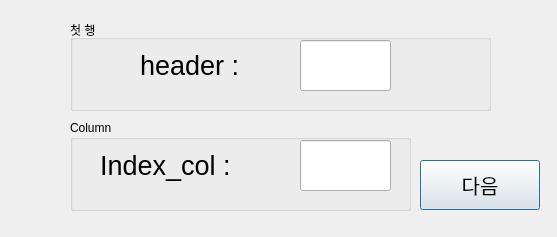
<?xml version="1.0" encoding="UTF-8"?>
<ui version="4.0">
 <class>Dialog</class>
 <widget class="QDialog" name="Dialog">
  <property name="geometry">
   <rect>
    <x>0</x>
    <y>0</y>
    <width>557</width>
    <height>237</height>
   </rect>
  </property>
  <property name="windowTitle">
   <string>행, 열 선택</string>
  </property>
  <widget class="QGroupBox" name="groupBox">
   <property name="geometry">
    <rect>
     <x>70</x>
     <y>20</y>
     <width>421</width>
     <height>91</height>
    </rect>
   </property>
   <property name="title">
    <string>첫 행</string>
   </property>
   <widget class="QLabel" name="label">
    <property name="geometry">
     <rect>
      <x>70</x>
      <y>30</y>
      <width>131</width>
      <height>31</height>
     </rect>
    </property>
    <property name="font">
     <font>
      <pointsize>20</pointsize>
     </font>
    </property>
    <property name="text">
     <string>header :</string>
    </property>
   </widget>
   <widget class="QLineEdit" name="Index_Row">
    <property name="geometry">
     <rect>
      <x>230</x>
      <y>20</y>
      <width>91</width>
      <height>51</height>
     </rect>
    </property>
    <property name="font">
     <font>
      <pointsize>25</pointsize>
     </font>
    </property>
    <property name="text">
     <string/>
    </property>
    <property name="cursorPosition">
     <number>0</number>
    </property>
    <property name="alignment">
     <set>Qt::AlignCenter</set>
    </property>
   </widget>
  </widget>
  <widget class="QGroupBox" name="groupBox_2">
   <property name="geometry">
    <rect>
     <x>70</x>
     <y>120</y>
     <width>341</width>
     <height>91</height>
    </rect>
   </property>
   <property name="title">
    <string>Column</string>
   </property>
   <widget class="QLabel" name="label_4">
    <property name="geometry">
     <rect>
      <x>30</x>
      <y>30</y>
      <width>171</width>
      <height>31</height>
     </rect>
    </property>
    <property name="font">
     <font>
      <pointsize>20</pointsize>
     </font>
    </property>
    <property name="text">
     <string>Index_col :</string>
    </property>
   </widget>
   <widget class="QLineEdit" name="Index_Column">
    <property name="geometry">
     <rect>
      <x>230</x>
      <y>20</y>
      <width>91</width>
      <height>51</height>
     </rect>
    </property>
    <property name="font">
     <font>
      <pointsize>25</pointsize>
     </font>
    </property>
    <property name="text">
     <string/>
    </property>
    <property name="cursorPosition">
     <number>0</number>
    </property>
    <property name="alignment">
     <set>Qt::AlignCenter</set>
    </property>
   </widget>
  </widget>
  <widget class="QPushButton" name="first_next_btn">
   <property name="geometry">
    <rect>
     <x>420</x>
     <y>160</y>
     <width>120</width>
     <height>50</height>
    </rect>
   </property>
   <property name="font">
    <font>
     <pointsize>15</pointsize>
    </font>
   </property>
   <property name="text">
    <string>다음</string>
   </property>
  </widget>
 </widget>
 <resources/>
 <connections/>
</ui>
